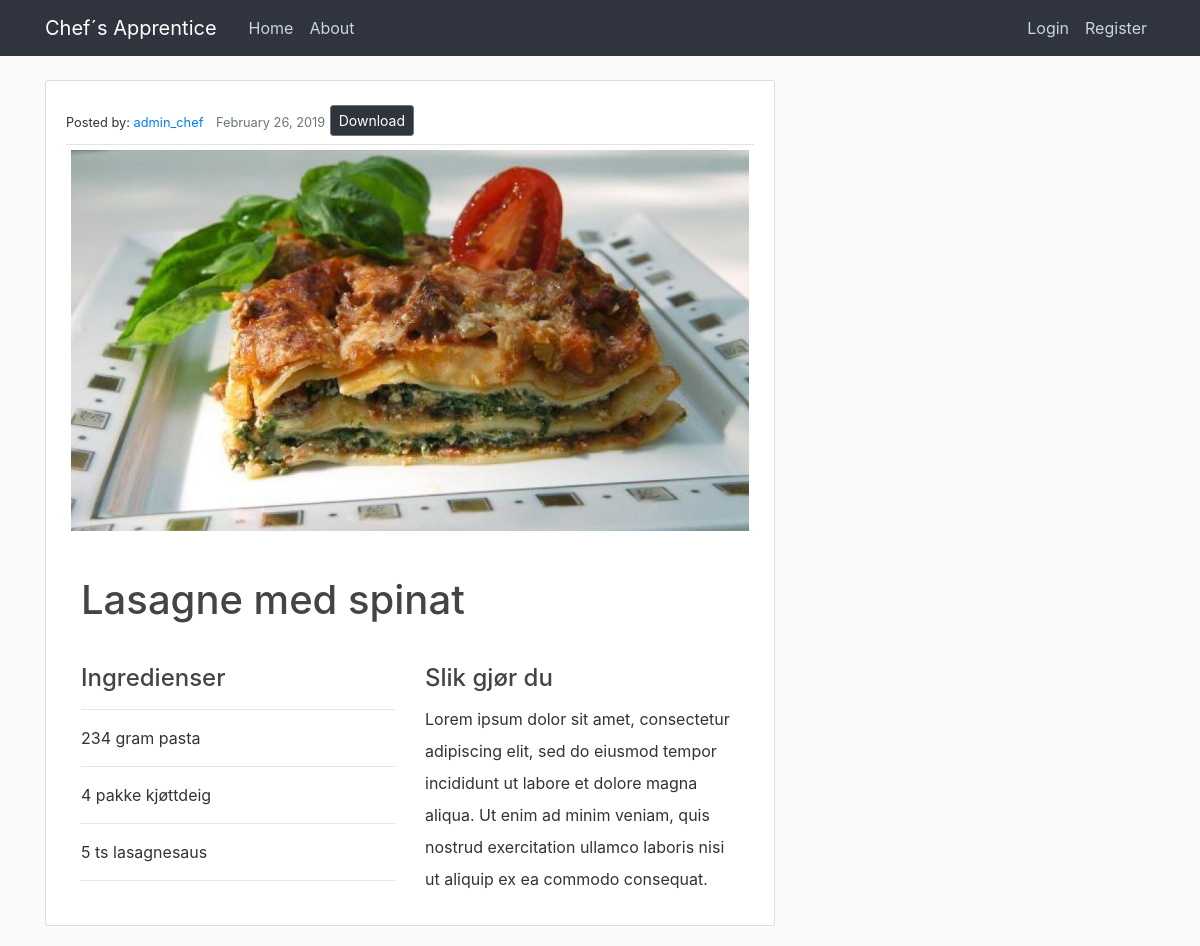
Page /Lasagne med spinat/2 on the committed database.
### chefs_apprentice/models.py (models this page shows, shortened)
class Recipe(models.Model):
    title = models.CharField(max_length=100)  # tenkt samme som tilhørende post
    ingredients = models.ManyToManyField(ChosenIngredient, blank=True, related_name='+')  # liste av ingrediensobjekter
    description = models.TextField()  # tenkt sammen med content i post
    date_posted = models.DateTimeField(
        default=timezone.now)  # DateTimeField(auto_now=True) ville satt datoen til akkurat nå
    author = models.ForeignKey(User,
                               on_delete=models.CASCADE)  # on_delete=models.CASCADE sier at hvis brukeren blir slettet vil postene også bli slettet
    image = models.ImageField(default='default.jpg', upload_to='food_pics')
    visible = models.BooleanField(default=True)
    NIVA = (
        ('E', 'Enkel'),
        ('M', 'Middels'),
        ('V', 'Vanskelig'),
    )
    TID = (
        ('L', 'Under 30 min'),
        ('M', 'Ca. 30-60 min'),
        ('S', 'Over 1 time'),
    )
    tid = models.CharField(default='L', max_length=1, choices=TID)
    niva = models.CharField(default='E', max_length=1, choices=NIVA)

class ChosenIngredient(models.Model):
    recipe = models.ForeignKey('Recipe', related_name='+', on_delete=models.CASCADE)
    ingredient = models.ForeignKey(Ingredient, on_delete=models.CASCADE)
    measurement = models.IntegerField(blank=True, null=True, )
    unit_choices = (
        ("liter", "liter"),
        ("dl", "dl"),
        ("kg", "kg"),
        ("gram", "gram"),
        ("ss", "ss"),
        ("ts", "ts"),
        ("klyper", "klyper"),
        ("dråper", "dråper"),
        ("bokser", "bokser"),
        ("pakker", "pakker"),
        ("poser", "poser"),
    )
    unit = models.CharField(choices=unit_choices, max_length=15, blank=True)
    def __str__(self):
        string = ""
        if self.measurement:
            string = string + str(self.measurement) + " "
        if self.unit:
            string = string + self.unit + " "
        string = string + self.ingredient.name
        return string

class Ingredient(models.Model):
    name = models.CharField(max_length=50)

### chefs_apprentice/views.py (the view)
# urls.py: path('<str:recipetitle>/<pk>', views.view_recipe, name="view_recipe"),
def view_recipe(request, pk, recipetitle):
    recipe = get_object_or_404(Recipe, pk=pk)
    ingredients = ChosenIngredient.objects.filter(recipe__title=recipe.title)
    context = {
        "recipe": recipe,
        "ingredients": ingredients,
    }
    return render(request, 'chefs_apprentice/recipe.html', context)

### chefs_apprentice/templates/chefs_apprentice/recipe.html (shortened to what this page needs)
{% extends "chefs_apprentice/base.html" %}
{% block content%}
      <article class="media content-section">
        <div class="media-body">
          <div class="article-metadata">
            <small>Posted by: <a class="mr-2" href="profile">{{ recipe.author }}</a></small>
            <small class="text-muted">{{ recipe.date_posted|date:"F d, Y" }}</small>
              <a class="btn btn-secondary btn-sm mt-1 mb-2" href="{% url 'recipe-pdf' recipe.title recipe.id %}">Download</a>
          </div>
            <div class="container">
              <div class="row">
                <img class="recipe_image" src="{{ recipe.image.url }}" alt="#">
              </div>
              <h2 class="recipeview-title">{{ recipe.title }}</h2>
              <div class="row">
                <div class="col">
                  <h4 class="r-content"> Ingredienser <hr> </h4>
                  {%for ingredient in recipe.ingredients.all%}
                      <p class="ingredients">{{ingredient}}<hr> </p>
                  {%endfor%}
                </div>
                  <div class="col">
                    <h4 class="r-content">Slik gjør du</h4>
                    <p class="recipe_description">{{ recipe.description }}</p>
                  </div>
              </div>
            </div>
          </div>
        </div>
{% endblock content %}

### chefs_apprentice/static/chefs_apprentice/main.css (style rules this page uses)
body { background: #fafafa; color: #333333; margin-top: 5rem; }
h1, h2, h3, h4, h5, h6 { color: #444444; }
.content-section { background: #ffffff; padding: 20px; border: 1px solid #dddddd; border-radius: 3px; margin-bottom: 20px; }
.article-metadata { padding-bottom: 0; margin-bottom: 0; border-bottom: 1px solid #e3e3e3 }
.btn { background-color: #2F343F; color: white; }
.recipe_image { width: 100%; height:100%; padding:5px; margin-bottom:10px; }
.recipeview-title { font-size: 2.5rem; margin: 30px 0; color: #444444; }
.recipe_description { white-space: pre-line; margin: 10px 0; line-height: 2.0; }
.r-content { margin: 10px 0; }

### rows in the picture
Recipe: author "admin_chef", date_posted "February 26, 2019", image (picture), title "Lasagne med spinat", description "Lorem ipsum dolor sit amet, consectetur adipiscing elit, sed do eiusmod tempor incididunt ut labore et dolore magna aliqua. Ut enim ad minim veniam, quis nostrud exercitation ullamco laboris nisi ut aliquip ex ea commodo consequat."
ChosenIngredient: measurement+unit+ingredient "234 gram pasta"
ChosenIngredient: measurement+unit+ingredient "4 pakke kjøttdeig"
ChosenIngredient: measurement+unit+ingredient "5 ts lasagnesaus"
